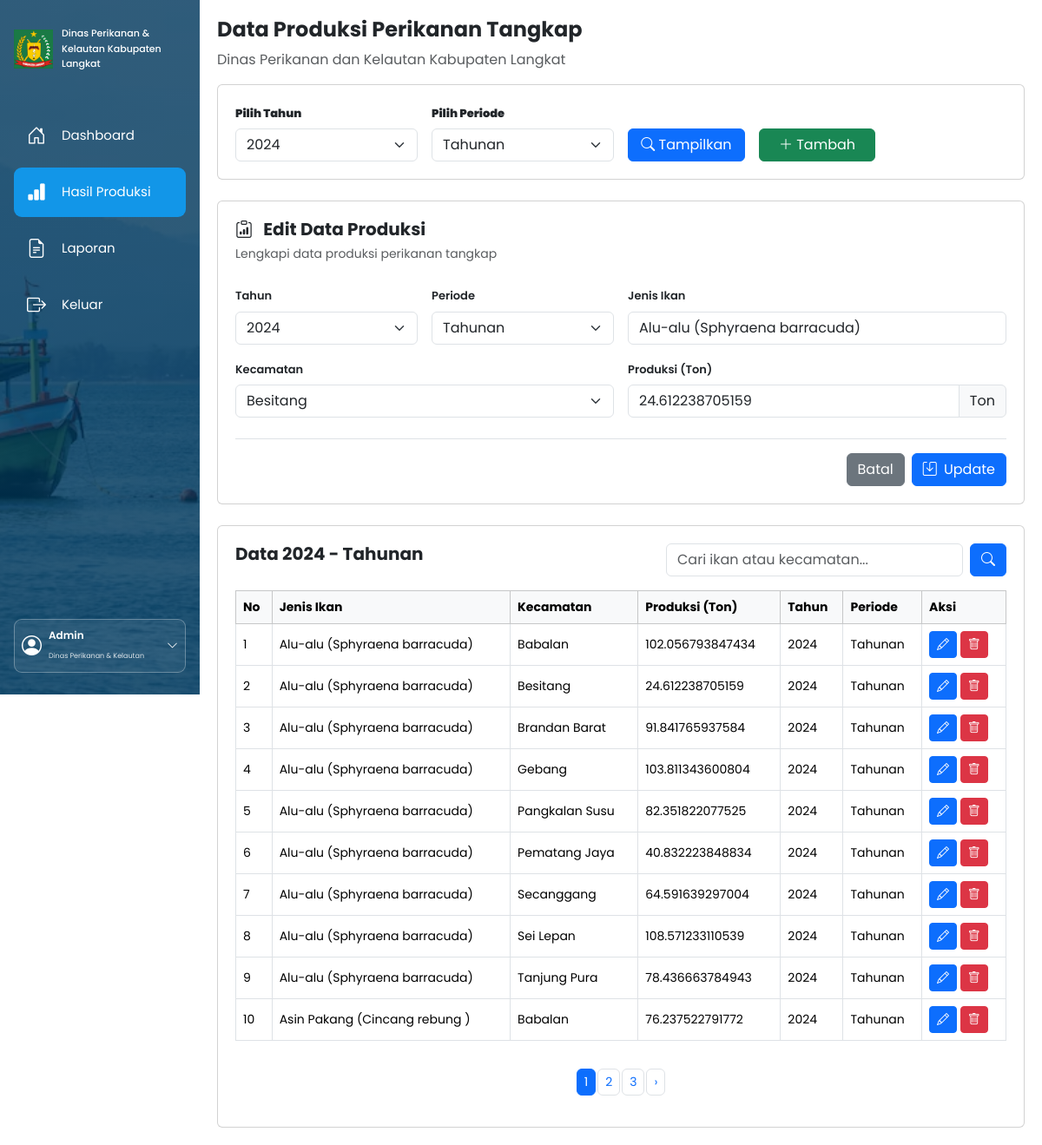
Page /hasil_produksi.php?tahun=2024&periode=Tahunan&page=1&edit=494 (signed in) on the committed database.
### tables this page shows
CREATE TABLE `hasil_produksi` (
  `id` int(11) NOT NULL,
  `Tahun` int(11) NOT NULL,
  `Triwulan` varchar(10) DEFAULT NULL,
  `Nama_ikan` varchar(255) NOT NULL,
  `Daerah` varchar(100) NOT NULL,
  `produksi` decimal(20,12) NOT NULL DEFAULT 0.000000000000,
  `jumlah` decimal(20,12) NOT NULL DEFAULT 0.000000000000
);

### hasil_produksi.php (the view, shortened to what this page needs)
<?php
$tahun   = $_GET['tahun'] ?? '2024';
$periode = $_GET['periode'] ?? 'Tahunan';
$cari    = $_GET['cari'] ?? '';
$page    = max(1, (int)($_GET['page'] ?? 1));
$limit   = 10;
$lokasi = [
    'Babalan','Bahorok','Batang Serangan','Besitang','Binjai',
    'Brandan Barat','Gebang','Hinai','Kuala','Kutambaru',
    'Padang Tualang','Pangkalan Susu','Pematang Jaya','Salapian',
    'Sawit Seberang','Secanggang','Sei Bingai','Sei Lepan',
    'Selesai','Sirapit','Stabat','Tanjung Pura','Wampu'
];
$where = "WHERE Tahun='$tahun'";
$where .= $periode == 'Tahunan'
    ? " AND (Triwulan='' OR Triwulan IS NULL)"
    : " AND Triwulan='$periode'";
$total = mysqli_fetch_assoc(mysqli_query($koneksi,"
    SELECT COUNT(*) total FROM hasil_produksi $where
"))['total'];
$totalHalaman = max(1,ceil($total/$limit));
$page = min($page,$totalHalaman);
$mulai = ($page-1)*$limit;
$data = mysqli_query($koneksi,"
    SELECT * FROM hasil_produksi
    $where
    ORDER BY Nama_ikan,Daerah
    LIMIT $mulai,$limit
");
$edit = null;
if(isset($_GET['edit'])){
    $id = (int)$_GET['edit'];
    $edit = mysqli_fetch_assoc(mysqli_query($koneksi,"
        SELECT * FROM hasil_produksi WHERE id='$id'
    "));
}
?>
<!DOCTYPE html>
<html lang="id">
<head>
<link href="https://cdn.jsdelivr.net/npm/bootstrap@5.3.8/dist/css/bootstrap.min.css" rel="stylesheet">
<link href="https://cdn.jsdelivr.net/npm/bootstrap-icons@1.11.3/font/bootstrap-icons.css" rel="stylesheet">
</head>
<body>
<?php include "index.php"; ?>
<main>
<h4 class="fw-bold">Data Produksi Perikanan Tangkap</h4>
<p class="text-muted">
Dinas Perikanan dan Kelautan Kabupaten Langkat
</p>
<div class="card mb-4">
<form method="GET">
<div class="row g-3 align-items-end">
<div class="col-md-3">
<label class="form-label"><b>Pilih Tahun</b></label>
<select name="tahun" class="form-select">
<?php foreach(['2024','2025','2026'] as $t): ?>
<option value="<?= $t ?>" <?= $tahun==$t?'selected':'' ?>>
<?= $t ?>
</option>
<?php endforeach; ?>
</select>
</div>
<div class="col-md-3">
<label class="form-label"><b>Pilih Periode</b></label>
<select name="periode" class="form-select">
<?php foreach(['Tahunan','TW I','TW II','TW III','TW IV'] as $p): ?>
<option value="<?= $p ?>" <?= $periode==$p?'selected':'' ?>>
<?= $p ?>
</option>
<?php endforeach; ?>
</select>
</div>
<div class="col-md-2">
<button class="btn btn-primary w-100">
<i class="bi bi-search"></i> Tampilkan
</button>
</div>
<div class="col-md-2">
<button type="button" class="btn btn-success w-100"
data-bs-toggle="collapse" data-bs-target="#formData">
<i class="bi bi-plus-lg"></i> Tambah
</button>
</div>
</div>
</form>
</div>
<div class="collapse <?= $edit?'show':'' ?>" id="formData">
<div class="card mb-4">
    <div class="d-flex justify-content-between align-items-center mb-4">
        <div>
            <h5 class="fw-bold mb-1">
                <i class="bi bi-clipboard-data me-2"></i>
                <?= $edit?'Edit Data Produksi':'Tambah Data Produksi' ?>
            </h5>
            <small class="text-muted">Lengkapi data produksi perikanan tangkap</small>
        </div>
    </div>
    <form method="POST">
        <div class="row g-3">
            <div class="col-md-3">
                <label class="form-label">Tahun</label>
                <select name="tahun" class="form-select" required>
                    <?php foreach(['2024','2025','2026'] as $t): ?>
                    <option value="<?= $t ?>" <?= ($edit ? $edit['Tahun'] : $tahun)==$t?'selected':'' ?>>
                        <?= $t ?>
                    </option>
                    <?php endforeach; ?>
                </select>
            </div>
            <div class="col-md-3">
                <label class="form-label">Periode</label>
                <select name="periode" class="form-select" required>
                    <?php foreach(['Tahunan','TW I','TW II','TW III','TW IV'] as $p): ?>
                    <option value="<?= $p ?>" <?= ($edit ? ($edit['Triwulan'] ?: 'Tahunan') : $periode)==$p?'selected':'' ?>>
                        <?= $p ?>
                    </option>
                    <?php endforeach; ?>
                </select>
            </div>
            <div class="col-md-6">
                <label class="form-label">Jenis Ikan</label>
                <input list="daftarIkan" type="text" name="ikan"
                       class="form-control"
                       placeholder="Cari atau ketik jenis ikan..."
                       value="<?= $edit?htmlspecialchars($edit['Nama_ikan']):'' ?>"
                       required>
            </div>
            <div class="col-md-6">
                <label class="form-label">Kecamatan</label>
                <select name="daerah" class="form-select" required>
                    <?php foreach($lokasi as $l): ?>
                    <option value="<?= htmlspecialchars($l) ?>" <?= $edit && $edit['Daerah']==$l?'selected':'' ?>>
                        <?= htmlspecialchars($l) ?>
                    </option>
                    <?php endforeach; ?>
                </select>
            </div>
            <div class="col-md-6">
                <label class="form-label">Produksi (Ton)</label>
                <div class="input-group">
                    <input type="number" step="any" name="produksi"
                           class="form-control"
                           placeholder="Masukkan jumlah produksi"
                           value="<?= $edit?htmlspecialchars($edit['produksi']):'' ?>"
                           required>
                    <span class="input-group-text">Ton</span>
                </div>
            </div>
        </div>
        <div class="d-flex justify-content-end gap-2 mt-4 pt-3 border-top">
            <a href="hasil_produksi.php?tahun=<?= $tahun ?>&periode=<?= urlencode($periode) ?>"
               class="btn btn-secondary">
                Batal
            </a>
            <button type="submit" name="<?= $edit?'update':'simpan' ?>" class="btn btn-primary">
                <i class="bi bi-save me-1"></i>
                <?= $edit?'Update':'Simpan' ?>
            </button>
        </div>
    </form>
</div>
</div>
<div class="card">
<div class="d-flex justify-content-between mb-3">
<h5 class="fw-bold mb-0">
Data <?= htmlspecialchars($tahun) ?> - <?= htmlspecialchars($periode) ?>
</h5>
<form method="GET" class="d-flex">
<input type="text" name="cari" class="form-control me-2"
placeholder="Cari ikan atau kecamatan..."
value="<?= htmlspecialchars($cari) ?>">
<button class="btn btn-primary">
<i class="bi bi-search"></i>
</button>
</form>
</div>
<div class="table-responsive">
<table class="table table-bordered table-hover">
<thead class="table-light">
<tr>
<th>No</th>
<th>Jenis Ikan</th>
<th>Kecamatan</th>
<th>Produksi (Ton)</th>
<th>Tahun</th>
<th>Periode</th>
<th>Aksi</th>
</tr>
</thead>
<tbody>
<?php if(mysqli_num_rows($data)>0): ?>
<?php $no=$mulai+1; ?>
<?php while($row=mysqli_fetch_assoc($data)): ?>
<tr>
<td><?= $no++ ?></td>
<td><?= htmlspecialchars($row['Nama_ikan']) ?></td>
<td><?= htmlspecialchars($row['Daerah']) ?></td>
<td><?= htmlspecialchars($row['produksi']) ?></td>
<td><?= htmlspecialchars($row['Tahun']) ?></td>
<td><?= !empty($row['Triwulan'])?htmlspecialchars($row['Triwulan']):'Tahunan' ?></td>
<td>
<a class="btn btn-primary btn-sm"
href="hasil_produksi.php?tahun=<?= $tahun ?>&periode=<?= urlencode($periode) ?>&page=<?= $page ?>&edit=<?= $row['id'] ?>">
<i class="bi bi-pencil"></i>
</a>
<a class="btn btn-danger btn-sm"
onclick="return confirm('Yakin ingin menghapus data ini?')"
href="hasil_produksi.php?tahun=<?= $tahun ?>&periode=<?= urlencode($periode) ?>&hapus=<?= $row['id'] ?>">
<i class="bi bi-trash"></i>
</a>
</td>
</tr>
<?php endwhile; ?>
<?php endif; ?>
</tbody>
</table>
</div>
<?php if($totalHalaman>1): ?>
<div class="d-flex justify-content-center mt-3">
<ul class="pagination pagination-sm">
<?php
$awal=max(1,$page-2);
$akhir=min($totalHalaman,$page+2);
?>
<?php for($i=$awal;$i<=$akhir;$i++): ?>
<li class="page-item <?= $i==$page?'active':'' ?>">
<a class="page-link"
href="?tahun=<?= $tahun ?>&periode=<?= urlencode($periode) ?>&cari=<?= urlencode($cari) ?>&page=<?= $i ?>">
<?= $i ?>
</a>
</li>
<?php endfor; ?>
<?php if($page<$totalHalaman): ?>
<li class="page-item">
<a class="page-link"
href="?tahun=<?= $tahun ?>&periode=<?= urlencode($periode) ?>&cari=<?= urlencode($cari) ?>&page=<?= $page+1 ?>">
›
</a>
</li>
<?php endif; ?>
</ul>
</div>
<?php endif; ?>
</div>
</main>
</body>
</html>

### hasil_produksi.php (style rules this page uses)
body { background:#f5f8fb;font-family:Arial,sans-serif }
main { margin-left:230px;padding:20px }
.card { border:0;border-radius:10px;padding:20px }
.table { font-size:14px }
.table th,.table td { vertical-align:middle }
.pagination .page-link { margin:0 3px;border-radius:6px!important }
.form-label { font-size:13px;font-weight:600;margin-bottom:7px }
.form-control,.form-select { font-size:13px;border-radius:8px;padding:10px 12px }
.input-group-text { font-size:13px }

### index.php (style rules this page uses)
* { font-family:'Poppins',sans-serif; }

### rows in the picture
hasil_produksi: tahun "2024", periode "Tahunan", ikan "Alu-alu (Sphyraena barracuda)", daerah "Besitang", produksi "24.612238705159", Nama_ikan "Alu-alu (Sphyraena barracuda)", Daerah "Besitang", Tahun "2024"
hasil_produksi: Nama_ikan "Alu-alu (Sphyraena barracuda)", Daerah "Babalan", produksi "102.056793847434", Tahun "2024", shows "Tahunan"
hasil_produksi: Nama_ikan "Alu-alu (Sphyraena barracuda)", Daerah "Brandan Barat", produksi "91.841765937584", Tahun "2024", shows "Tahunan"
hasil_produksi: Nama_ikan "Alu-alu (Sphyraena barracuda)", Daerah "Gebang", produksi "103.811343600804", Tahun "2024", shows "Tahunan"
hasil_produksi: Nama_ikan "Alu-alu (Sphyraena barracuda)", Daerah "Pangkalan Susu", produksi "82.351822077525", Tahun "2024", shows "Tahunan"
hasil_produksi: Nama_ikan "Alu-alu (Sphyraena barracuda)", Daerah "Pematang Jaya", produksi "40.832223848834", Tahun "2024", shows "Tahunan"
hasil_produksi: Nama_ikan "Alu-alu (Sphyraena barracuda)", Daerah "Secanggang", produksi "64.591639297004", Tahun "2024", shows "Tahunan"
hasil_produksi: Nama_ikan "Alu-alu (Sphyraena barracuda)", Daerah "Sei Lepan", produksi "108.571233110539", Tahun "2024", shows "Tahunan"
hasil_produksi: Nama_ikan "Alu-alu (Sphyraena barracuda)", Daerah "Tanjung Pura", produksi "78.436663784943", Tahun "2024", shows "Tahunan"
hasil_produksi: Nama_ikan "Asin Pakang (Cincang rebung )", Daerah "Babalan", produksi "76.237522791772", Tahun "2024", shows "Tahunan"

### other values in the picture
$tahun "2024"
$periode "Tahunan"
form field tahun "2024"
form field periode "Tahunan"
